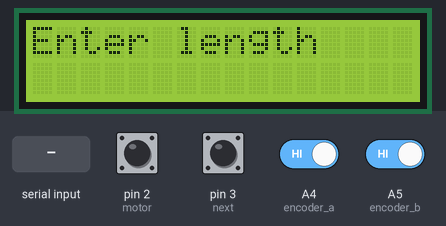
This sketch was run on a simulated Arduino Uno, built with avr-gcc and run on an emulated ATmega328P. Shown: 16×2 character LCD. The test bench sets the inputs (shaded band); at power-on: A4 (encoder_a), A5 (encoder_b), pin 2 (motor), pin 3 (next) HIGH. What the sketch prints to the serial monitor is not drawn.

Above: at 1.2 s.
1.3 s: "90,45\n" received over Serial
At 2.3 s:
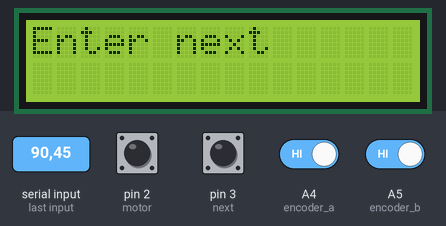
Timing chart, 0 to 4.3 s (numbered marks = the images above; inputs shaded):
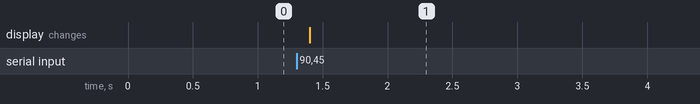

Measured:
- after the input at 1.3 s, the display: changes after 0.10 s (image 1)

The sketch:

AutomaticCoilerFirmware.ino
```cpp
/******************************************************************************
Automatic Coiler Firmware V1
******************************************************************************/
#include <LiquidCrystal.h>

//Stepper Pins
int motor = 2; //Direction pin

//Encoder Pins
const int encoder_a = A4; // Green - pin 11 - Digital
const int encoder_b = A5; // White - pin 12 - Digital
volatile int encoder = 0; // Variable for reading the encoder status

//Buttons
int enter = 2;
int back = 4;
int next = 3;

//Set Distances
int guyline = 80;


//Variables
int user_input;
int distance;
int x;
char c;
int count;

LiquidCrystal lcd(5, 6, 10, 9, 8, 7);

void setup(){
  /*Sets all pin to output; the microcontroller will send them(the pins) bits, it will not expect to receive any bits from thiese pins.*/
  pinMode(motor, OUTPUT);

  pinMode(encoder_a, INPUT_PULLUP);
  pinMode(encoder_b, INPUT_PULLUP);

  attachInterrupt(0, encoderPinChangeA, CHANGE);
  attachInterrupt(1, encoderPinChangeB, CHANGE);

  pinMode(enter, INPUT_PULLUP);
  pinMode(back, INPUT_PULLUP);
  pinMode(next, INPUT_PULLUP);

  lcd.begin(16,2);

  Serial.begin(9600);

   //Print function list for user selection
  Serial.println("Enter distance:");
  Serial.println();
  lcd.print("Enter length");
}

void loop(){
  Serial.println(encoder);

  while(Serial.available()){
      user_input = Serial.parseInt(); //read int or parseFloat for ..float...

      Serial.println(user_input);
      Serial.println();

      if (user_input >=1)
      {
        MovementOne();
      }
      else if (user_input = 2)
      {
        GuyLine();
      }
      else
      {
        Serial.println("Invalid Number");
      }
  }
}

void MovementOne()
{
  Serial.print("Winding ");
  Serial.print(user_input);
  Serial.println(" in");
  Serial.println();
  lcd.clear();
  lcd.print("Winding ");
  lcd.print(user_input);
  lcd.print(" in");

  for(x= 1; x < user_input ; x++)  //Loop the forward stepping enough times for motion to be visible
  {
    digitalWrite(motor, HIGH);
  }

  user_input=0; //empty for next input
  Serial.println("Enter new distance");
  Serial.println();
  lcd.clear();
  lcd.print("Enter next");
}

void GuyLine()
{
  Serial.print("Coiling guyline cord section");
  Serial.println();

  while(distance < guyline)  //Loop the forward stepping until set cord is coiled
  {
    digitalWrite(motor, HIGH);
    distance = encoder / 600;
  }

  encoder = 0; //empty for next round
  Serial.println("Done");
  Serial.println();
}

void encoderPinChangeA() {
encoder += digitalRead(encoder_a) == digitalRead(encoder_b) ? -1 : 1;
}

void encoderPinChangeB() {
encoder += digitalRead(encoder_a) != digitalRead(encoder_b) ? -1 : 1;
}
```
